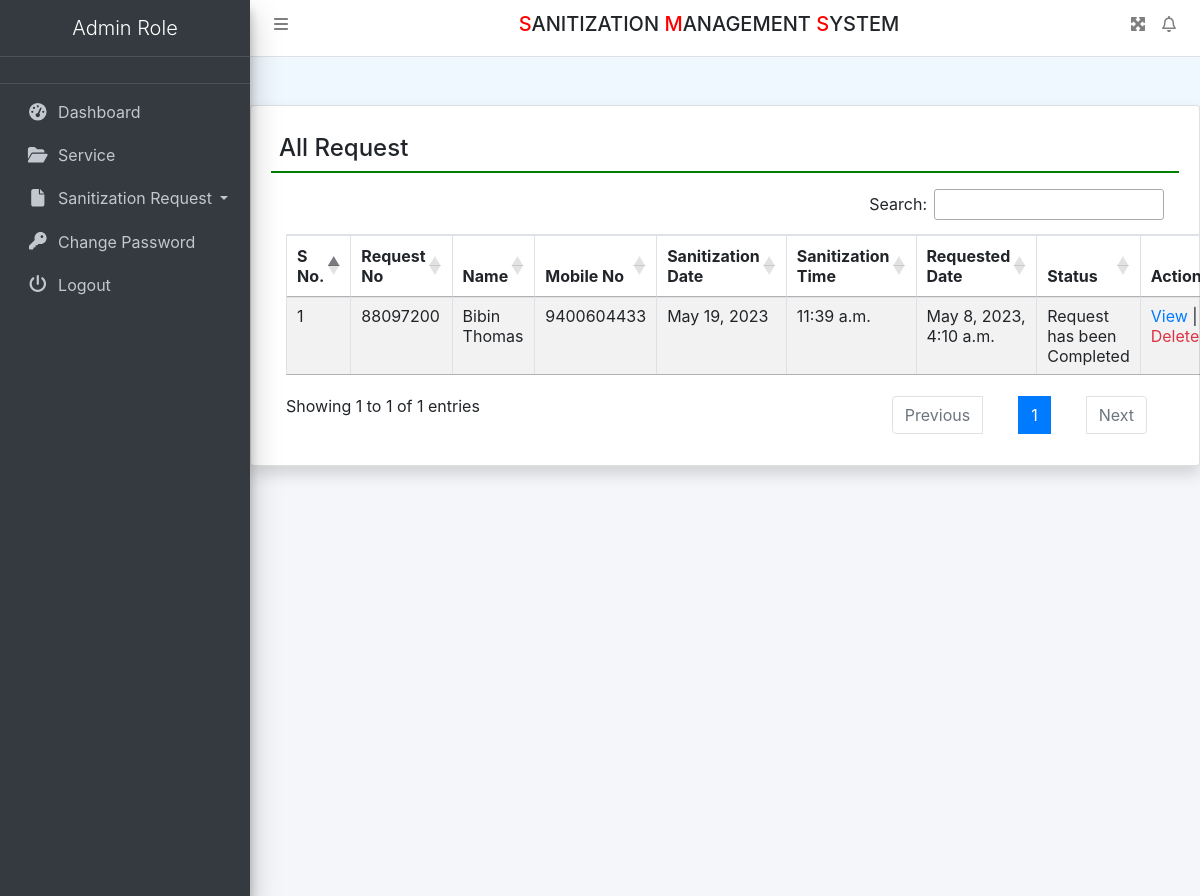
The app's page /allReq (signed in) with its own data.
### sanitization/models.py (models this page shows, shortened)
class Requests(models.Model):
    RequestID = models.CharField(max_length=50, null=True)
    user = models.ForeignKey(User, on_delete=models.CASCADE)
    service = models.ForeignKey(Services, on_delete=models.CASCADE)
    DateofSanitization = models.DateField(null=True)
    TimeofSanitization = models.TimeField(null=True)
    Address = models.CharField(max_length=250, null=True)
    MobileNumber = models.CharField(max_length=15, null=True)
    State = models.CharField(max_length=150, null=True)
    City = models.CharField(max_length=150, null=True)
    Message = models.CharField(max_length=350, null=True)
    RequestDate = models.DateTimeField(auto_now_add=True)
    Remark = models.CharField(max_length=250, null=True)
    Status = models.CharField(max_length=100, null=True)
    UpdationDate = models.DateField(null=True)

### sanitization/views.py (the view)
# urls.py: path('allReq', allReq, name='allReq'),
def allReq(request):
    if not request.user.is_authenticated:
        return redirect('admin_login')
    requests = Requests.objects.all()
    return render(request, 'allReq.html', locals())

### sanitization/templates/allReq.html
{% extends 'header.html' %}
{% block main %}
<div class="card shadow mt-5">
    <div class="card-body">
        <h4 class="p-2" style="border-bottom: 2px solid green;">All Request</h4>
        <div class="container-fluid mt-3">
            <table id="example" class="table table-striped table-bordered">
                <thead>
                <tr>
                    <th>S No.</th>
                    <th>Request No</th>
                    <th>Name</th>
                    <th>Mobile No</th>
                    <th>Sanitization Date</th>
                    <th>Sanitization Time</th>
                    <th>Requested Date</th>
                    <th>Status</th>
                    <th>Action</th>
                </tr>
                </thead>
                <tbody>
                {% for i in requests %}
                <tr>
                    <td>{{forloop.counter}}</td>
                    <td>{{i.RequestID}}</td>
                    <td>{{i.user.first_name}}</td>
                    <td>{{i.MobileNumber}}</td>
                    <td>{{i.DateofSanitization}}</td>
                    <td>{{i.TimeofSanitization}}</td>
                    <td>{{i.RequestDate}}</td>
                    {% if i.Status == null %}
                    <td>Not Update Yet</td>
                    {% else %}
                    <td>{{i.Status}}</td>
                    {% endif %}
                    <td><a href="{% url 'request_details' i.id %}">View</a> | <a onclick="return confirm('Are you sure to Delete')" href="{% url 'deleteReq' i.id %}" class="text-danger">Delete</a>
                    </td>
                </tr>
                {% endfor %}
                </tbody>
            </table>
        </div>
    </div>
</div>
{% endblock %}

### sanitization/templates/header.html (style rules this page uses)
body { background-color: aliceblue; }

### records on screen
Requests: RequestID "88097200", user.first_name "Bibin Thomas", MobileNumber "9400604433", DateofSanitization "May 19, 2023", TimeofSanitization "11:39 a.m.", RequestDate "May 8, 2023, 4:10 a.m.", Status "Request has been Completed"
